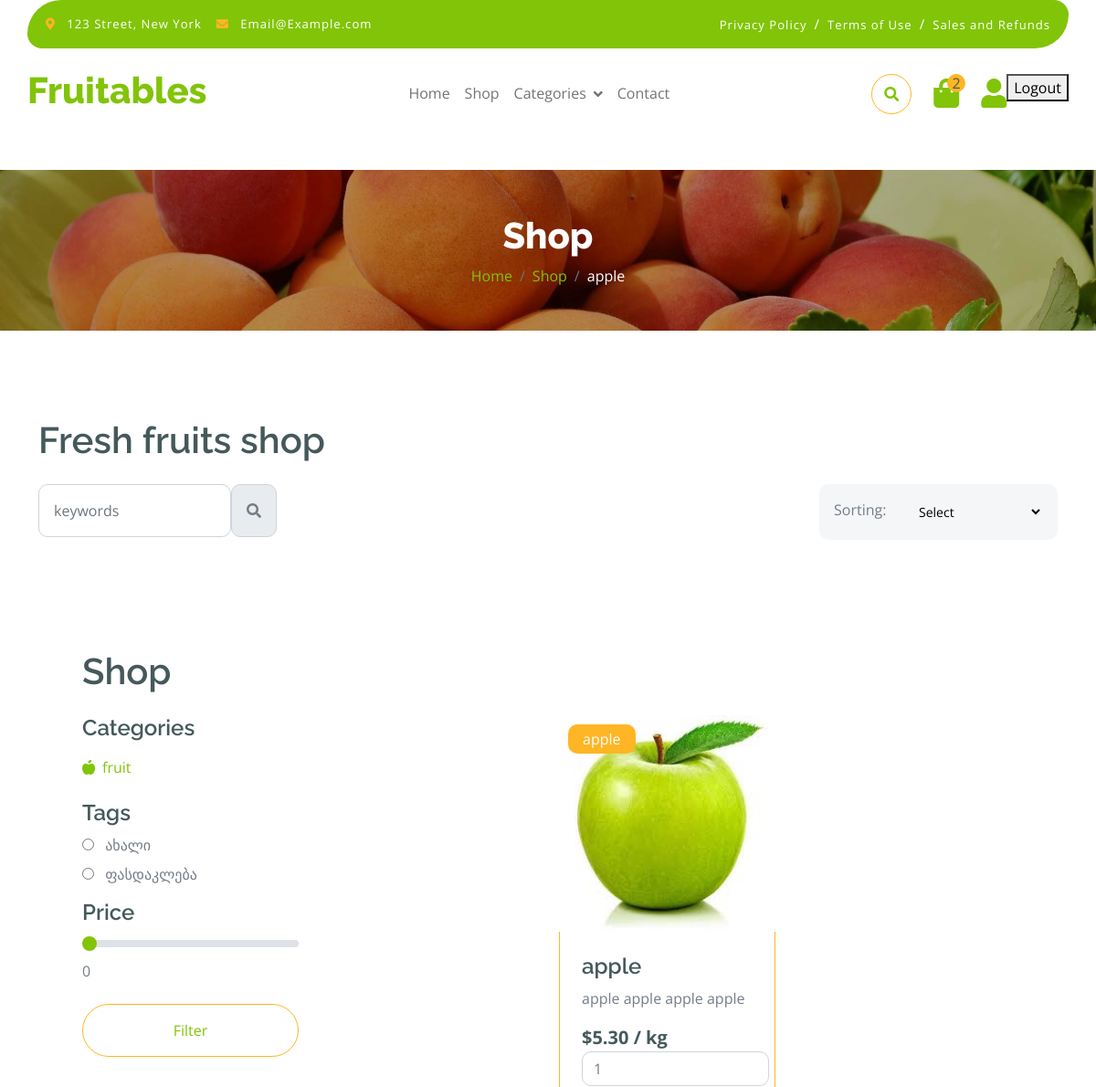
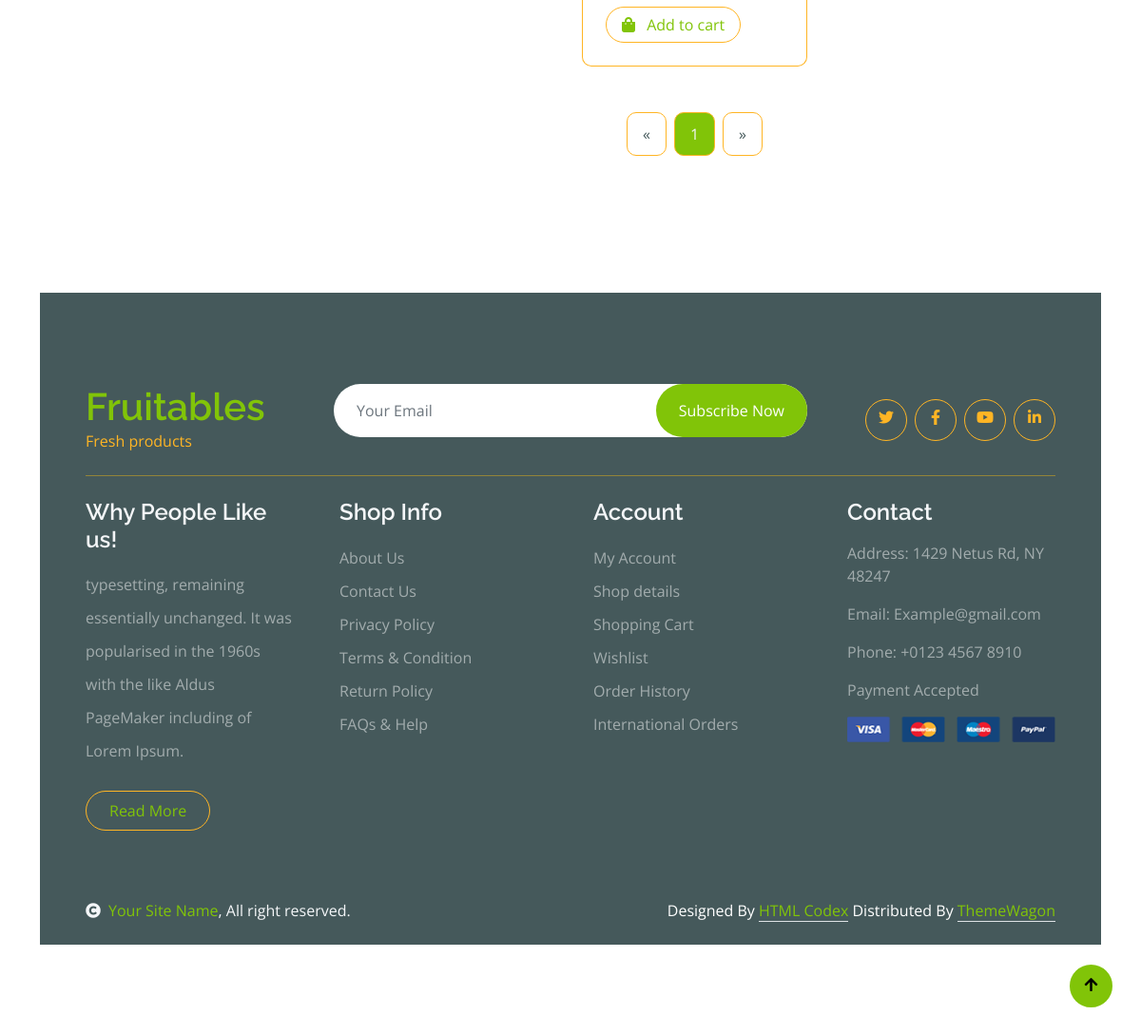
Screenshot of /store/category/apple/ (signed in) with the database file from the repository (2 pictures, top to bottom).
### store/models.py (models this page shows, shortened)
class Category(models.Model):
    name = models.CharField(max_length=255)
    slug = models.SlugField()
    parent = models.ForeignKey(
        'self',
        on_delete=models.CASCADE,
        related_name='children',
        blank=True,
        null=True
    )
    class Meta:
        verbose_name_plural = "Categories"

class Tag(models.Model):
    name = models.CharField(max_length=255)

class Product(models.Model):
    name = models.CharField(max_length=255)
    slug = models.SlugField()
    tags = models.ManyToManyField(Tag, blank=True)
    category = models.ForeignKey(Category, on_delete=models.CASCADE)
    price = models.DecimalField(max_digits=10, decimal_places=2)
    weight = models.DecimalField(max_digits=10, decimal_places=2)
    country_of_origin = models.CharField(max_length=100)
    quality = models.CharField(max_length=100)
    check_healthiness = models.CharField(max_length=100)
    min_weight = models.DecimalField(max_digits=5, decimal_places=5)
    description = models.TextField()
    image = models.ImageField(upload_to='products/')
    quantity = models.IntegerField(default=0)
    created_at = models.DateTimeField(default=timezone.now)

### store/views.py (the view)
# urls.py: path('category/', ProductListView.as_view(), name='category'),
@method_decorator([login_required, cache_page(600)], name='dispatch')
class ProductListView(ListView):
    template_name = 'shop.html'
    context_object_name = 'products'
    def get_queryset(self):
        queryset = Product.objects.select_related('category').prefetch_related('tags')
        category_slug = self.kwargs.get('slug')
        if category_slug:
            category = get_object_or_404(Category, slug=category_slug)
            queryset = queryset.filter(category=category)
        query = self.request.GET.get('search_bar')
        if query:
            queryset = queryset.filter(name__icontains=query)
        tag = self.request.GET.get('tag')
        if tag:
            queryset = queryset.filter(tags__name=tag)
        price = self.request.GET.get('rangeInput')
        if price:
            try:
                price = float(price)
                queryset = queryset.filter(price__lte=price)
            except ValueError:
                pass
        sort = self.request.GET.get('sort', '')
        if sort == 'price_asc':
            queryset = queryset.order_by('price')
        elif sort == 'price_desc':
            queryset = queryset.order_by('-price')
        elif sort == 'newest':
            queryset = queryset.order_by('created_at')
        else:
            queryset = queryset.order_by('name')
        return queryset
    def get_context_data(self, **kwargs):
        context = super().get_context_data(**kwargs)
        tags = Tag.objects.all()
        root_categories = Category.objects.filter(parent=None)
        category_slug = self.kwargs.get('slug')
        category = get_object_or_404(Category, slug=category_slug) if category_slug else None
        paginator = Paginator(self.get_queryset(), 6)
        page_number = self.request.GET.get('page')
        page_obj = paginator.get_page(page_number)
        context.update({
            'tags': tags,
            'categories': root_categories,
            'category': category,
            'child_categories': category.children.all() if category else None,
            'page_obj': page_obj,
        })
        return context

### store/context_processors.py (called while the page is built)
def categories(request):
    return {
        'categories': Category.objects.all(),
        'cart_count': CartItem.objects.count() - 1,
    }

### templates/shop.html (shortened to what this page needs)
{% extends 'base.html' %}
    {% block content %}
    <div class="container-fluid page-header py-5">
        <h1 class="text-center text-white display-6">Shop</h1>
        <ol class="breadcrumb justify-content-center mb-0">
            <li class="breadcrumb-item"><a href="{% url 'home' %}">Home</a></li>
            <li class="breadcrumb-item"><a href="{% url 'category' %}">Shop</a></li>
            {% if category %}
            <li class="breadcrumb-item active text-white">{{ category.name }}</li>
            {% endif %}
        </ol>
    </div>
        <div class="container-fluid fruite py-5">
            <div class="container py-5">
                <h1 class="mb-4">Fresh fruits shop</h1>
                <div class="row g-4">
                    <div class="col-lg-12">
                        <div class="row g-4">
                            <div class="col-xl-3">
                                <div class="input-group w-100 mx-auto d-flex">
                                    <form action="{% url 'category' %}" method="get" class="d-flex">
                                        <label>
                                            <input type="search" class="form-control p-3"  name="search_bar" placeholder="keywords" aria-describedby="search-icon-1">
                                        </label>
                                        <button id="search-icon-1" class="input-group-text p-3"><i class="fa fa-search"></i>
                                        </button>
                                    </form>
                                </div>
                            </div>
                            <div class="col-6"></div>
                            <div class="col-xl-3">
                                <div class="bg-light ps-3 py-3 rounded d-flex justify-content-between mb-4">
                                    <label for="sort">Sorting:</label>
                                    <form id="sortform" method="get">
                                    <select id="sort" name="sort" class="border-0 form-select-sm bg-light me-3" onchange="this.form.submit()">
                                        <option value="volvo">Select</option>
                                    </select>
                                    </form>
                                </div>
                            </div>
                        </div>
    <div class="container-fluid fruite py-5">
        <div class="container py-5">
            <h1 class="mb-4">Shop</h1>
            <div class="row g-4">
                <div class="col-lg-3">
                    <div class="mb-3">
                        <h4>Categories</h4>
                        <ul class="list-unstyled fruite-categorie">
                        {% if category.parent == None %}
                            {% for parent_category in child_categories %}
                            <li>
                                <div class="d-flex justify-content-between fruite-name">
                                    <a href="{% url 'category_listing' slug=parent_category.slug %}">
                                        <i class="fas fa-apple-alt me-2"></i>{{ parent_category.name }}
                                    </a>
                                </div>
                            </li>
                            {% endfor %}
                        {% else %}
                            {% for category in categories %}
                                {% if category.parent == None %}
                                    <li>
                                <div class="d-flex justify-content-between fruite-name">
                                    <a href="{% url 'category_listing' slug=category.slug %}">
                                        <i class="fas fa-apple-alt me-2"></i>{{ category.name }}
                                    </a>
                                </div>
                                {% endif %}
                            {% endfor %}
                            </li>
                        {% endif %}
                        </ul>
                    </div>
                    <div class="mb-3">
                        <h4>Tags</h4>
                        {% for tag in tags %}
                        <div class="mb-2">
                            <input type="radio" class="me-2" id="tag-{{ tag.id }}" name="tag" value="{{ tag.name }}">
                            <label for="tag-{{ tag.id }}">{{ tag.name }}</label>
                        </div>
                        {% endfor %}
                    </div>
                    <div class="mb-3">
                        <h4 class="mb-2">Price</h4>
                        <input type="range" class="form-range w-100" id="rangeInput" name="rangeInput" min="0" max="500" value="0" oninput="amount.value=rangeInput.value">
                        <output id="amount" name="amount" for="rangeInput">0</output>
                    </div>
                    <div class="d-flex justify-content-center my-4">
                        <button type="button" id="filterButton" class="btn border border-secondary px-4 py-3 rounded-pill text-primary w-100">Filter</button>
                    </div>
                </div>
                <div class="col-lg-9">
                    <div class="row g-4 justify-content-center">
                        {% for product in products %}
                            <div class="col-md-6 col-lg-6 col-xl-4">
                            <div class="rounded position-relative fruite-item">
                            <div class="fruite-img">
                        <img src="{{ product.image.url }}" class="img-fluid w-100 rounded-top" alt="{{ product.name }}">
                            </div>
                        <div class="text-white bg-secondary px-3 py-1 rounded position-absolute" style="top: 10px; left: 10px;">
                            {{ product.category.name }}
                             </div>
                        <div class="p-4 border border-secondary border-top-0 rounded-bottom">
                        <h4>{{ product.name }}</h4>
                        <p>{{ product.description }}</p>
                        <div class="d-flex justify-content-between flex-lg-wrap">
                        <p class="text-dark fs-5 fw-bold mb-0">${{ product.price }} / kg</p>
                        <form method="post" action="{% url 'cart' %}">
                            <label>
                                <input type="number" name="quantity" value="1" min="1" class="form-control d-inline w-auto mb-2">
                            </label>
                            <button type="submit" class="btn border border-secondary rounded-pill px-3 text-primary">
                                <i class="fa fa-shopping-bag me-2 text-primary"></i> Add to cart
                            </button>
                        </form>
                </div>
            </div>
                            </div>
        </div>
                {% endfor %}
                    </div>
                    <div class="pagination d-flex justify-content-center mt-5">
                    {% if page_obj.has_previous %}
                         <a href="?page={{ page_obj.previous_page_number }}{% if request.GET.tag %}&tag={{ request.GET.tag }}{% endif %}{% if request.GET.rangeInput %}&rangeInput={{ request.GET.rangeInput }}{% endif %}" class="rounded">&laquo;</a>
                    {% else %}
                        <a href="#" class="rounded disabled">&laquo;</a>
                    {% endif %}
                    {% for page_num in page_obj.paginator.page_range %}
                        {% if page_num == page_obj.number %}
                             <a href="#" class="active rounded">{{ page_num }}</a>
                        {% else %}
                            <a href="?page={{ page_num }}{% if request.GET.tag %}&tag={{ request.GET.tag }}{% endif %}{% if request.GET.rangeInput %}&rangeInput={{ request.GET.rangeInput }}{% endif %}" class="rounded">{{ page_num }}</a>
                        {% endif %}
                    {% endfor %}
                    {% if page_obj.has_next %}
                        <a href="?page={{ page_obj.next_page_number }}{% if request.GET.tag %}&tag={{ request.GET.tag }}{% endif %}{% if request.GET.rangeInput %}&rangeInput={{ request.GET.rangeInput }}{% endif %}" class="rounded">&raquo;</a>
                    {% else %}
                        <a href="#" class="rounded disabled">&raquo;</a>
                    {% endif %}
                    </div>
                </div>
            </div>
        </div>
    </div>
    {% endblock %}

### static/css/style.css (style rules this page uses)
.btn { font-weight: 600; transition: .5s; }
.btn.border-secondary { transition: 0.5s; }
.page-header { position: relative; background: linear-gradient(rgba(0, 0, 0, 0.3), rgba(0, 0, 0, 0.3)), url(../img/cart-page-header-img.jpg); background-position: center center; background-repeat: no-repeat; background-size: cover; }
@media (min-width: 992px) { .hero-header, .page-header { margin-top: 152px !important; } }
.fruite .fruite-categorie .fruite-name { line-height: 40px; }
.fruite .fruite-categorie .fruite-name a { transition: 0.5s; }
.fruite .fruite-item { height: 100%; transition: 0.5s; }
.fruite .fruite-item .fruite-img { overflow: hidden; transition: 0.5s; border-radius: 10px 10px 0 0; }
.fruite .fruite-item .fruite-img img { transition: 0.5s; }
.pagination { display: inline-block; }
.pagination a { color: var(--bs-dark); padding: 10px 16px; text-decoration: none; transition: 0.5s; border: 1px solid var(--bs-secondary); margin: 0 4px; }
.pagination a.active { background-color: var(--bs-primary); color: var(--bs-light); border: 1px solid var(--bs-secondary); }

### rows the page displays
Category: name "apple"
Category: name "fruit"
Tag: name "ახალი"
Tag: name "ფასდაკლება"
Product: image (picture), category.name "apple", name "apple", description "apple apple apple apple", price "5.30"

### other values shown
{{ cart_count }} "2"
{{ page_num }} "1"
